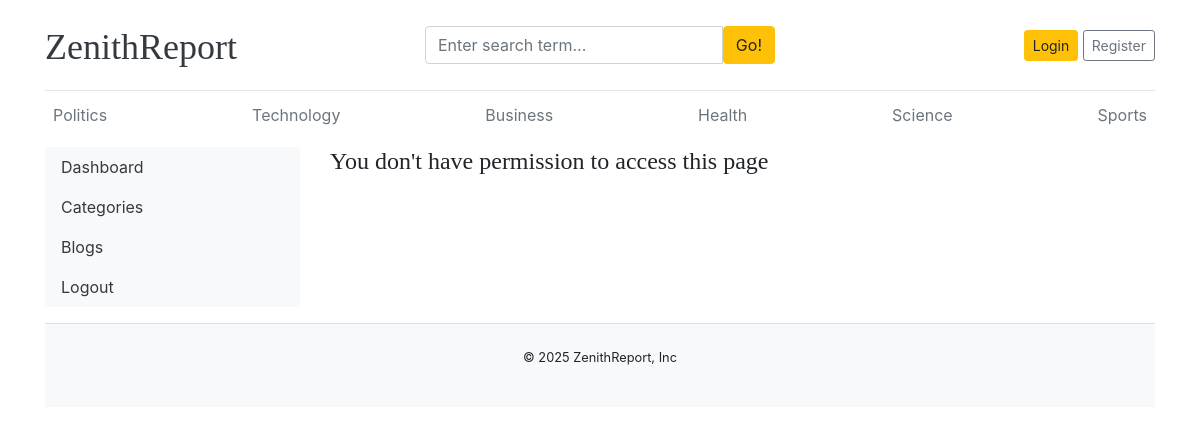
The page /dashboard/users/ on the database its author committed.
### blogs/models.py (models this page shows, shortened)
class Category(models.Model):
    category_name = models.CharField(unique=True, max_length=50 )
    created_at = models.DateTimeField(auto_now_add=True)
    updated_at = models.DateTimeField(auto_now=True)
    class Meta:
        verbose_name_plural = 'Categories'

### dashboard/views.py (the view)
# urls.py: path("users/", views.users, name='users'),
def users(request):
    users = User.objects.all()
    context = {
        'users' : users
    }
    return render(request, 'dashboard/users.html', context)

### blogs/context_processors.py (called while the page is built)
def get_category(request):
    categories = Category.objects.all().order_by('-updated_at')
    return dict(categories = categories)

def get_social_links(request):
    social_links = SocialLink.objects.all()
    return dict(social_links = social_links)

### templates/dashboard/users.html
{% extends "base.html" %}
{% block content %}
<div class="row">
    {% include "dashboard/sidebar.html" %}
    <div class="col-md-9">
        {% if perms.auth.view_user %}
        <h3 class="text-center my-3">All Users</h3>
        <a href="{% url 'add_user' %}" class="btn btn-sm btn-outline-dark mb-2 float-right">Add New</a>
        <table class="table table-hover">
            <thead>
                <tr>
                    <th>#</th>
                    <th>Full Name</th>
                    <th>Username</th>
                    <th>Email</th>
                    <th>Active</th>
                    <th>Staff</th>
                    <th>Superuser</th>
                    <th>Action</th>
                </tr>
            </thead>
            <tbody>
                {% for user in users %}
                    <tr>
                        <td>{{ forloop.counter }}</td>
                        <td>{{ user.first_name }} {{ user.last_name}}</td>
                        <td>{{ user.username }}</td>
                        <td>{{ user.email }}</td>
                        <td>
                            {% if user.is_active %}
                                <i class="fa fa-check text-success"></i>
                            {% else %}
                                <i class="fa fa-times text-danger"></i>
                            {% endif %}
                        </td>
                        <td>
                            {% if user.is_staff %}
                                <i class="fa fa-check text-success"></i>
                            {% else %}
                                <i class="fa fa-times text-danger"></i>
                            {% endif %}
                        </td>
                        <td>
                            {% if user.is_superuser %}
                                <i class="fa fa-check text-success"></i>
                            {% else %}
                                <i class="fa fa-times text-danger"></i>
                            {% endif %}
                        </td>
                        <td>
                            <a href="{% url 'edit_user' user.id %}"><i class="fa fa-edit text-success"></i></a>
                            &nbsp
                            <a href="{% url 'delete_user' user.id %}"><i class="fa fa-trash text-danger"></i></a>
                        </td>
                    </tr>
                {% endfor %}
            </tbody>
        </table>
        {% else %}
        <h4>You don't have permission to access this page</h4>
        {% endif %}
    </div>
</div>
{% endblock content %}

### templates/base.html (shortened to what this page needs)
{% load static %}
<!DOCTYPE html>
<html lang="en">
<head>
    <link href="https://getbootstrap.com/docs/4.0/dist/css/bootstrap.min.css" rel="stylesheet">
    <link href="{% static 'css/blog.css' %}" rel="stylesheet">
    <link rel="stylesheet" href="https://cdnjs.cloudflare.com/ajax/libs/font-awesome/4.7.0/css/font-awesome.min.css">
</head>
<body>
    <div class="container">
        <header class="blog-header py-3">
            <div class="row flex-nowrap justify-content-between align-items-center">
                <div class="col-4 pt-1">
                    <a class="blog-header-logo text-dark" href="/">ZenithReport</a>
                </div>
                <div class="col-4">
                    <form action="{% url 'search' %}" method="get">
                        <div class="input-group">
                            <input type="text" class="form-control" name="keyword" value="{{ keyword }}" placeholder="Enter search term...">
                            <button type="submit" class="btn btn-warning" id="button-search">Go!</button>
                        </div>
                    </form>
                </div>
                <div class="col-4 d-flex justify-content-end align-items-center">
                    {% if not user.is_authenticated %}
                        <a class="btn btn-sm btn-warning" href="{% url 'login' %}">Login</a> &nbsp;
                        <a class="btn btn-sm btn-outline-secondary" href="{% url 'register' %}">Register</a>
                    {% else %}
                        <span><a class="btn btn-sm btn-outline-secondary" href="{% url 'dashboard' %}">Dashboard</a></span>
                        &emsp;
                        <span><a class="btn btn-sm btn-warning" href="{% url 'logout' %}">Logout</a></span>
                    {% endif %}
                </div>
            </div>
        </header>
        <div class="nav-scroller py-1 mb-2">
            <nav class="nav d-flex justify-content-between">
            {% for category in categories%}
                <a class="p-2 text-muted" href="{% url 'blogs_by_category' category.id %}">{{ category.category_name }}</a>
            {% endfor %}
            </nav>
        </div>
        {% block content %}
        {% endblock content %}
        <footer class="py-2 mt-3 bg-light border-top">
            <div class="container">
                <div class="row">
                    <div class="col mb-3">
                        <small class="d-block my-3 text-center">&copy; 2025 ZenithReport, Inc</small>
                    </div>
                </div>
            </div>
        </footer>
    </div>
</body>
</html>

### blog_main/static/css/blog.css (style rules this page uses)
.blog-header { border-bottom: 1px solid #e5e5e5; }
.blog-header-logo { font-family: "Playfair Display", Georgia, "Times New Roman", serif; font-size: 2.25rem; }
h1, h2, h3, h4, h5, h6 { font-family: "Playfair Display", Georgia, "Times New Roman", serif; }

### rows shown on the page
Category: category_name "Politics"
Category: category_name "Technology"
Category: category_name "Business"
Category: category_name "Health"
Category: category_name "Science"
Category: category_name "Sports"
